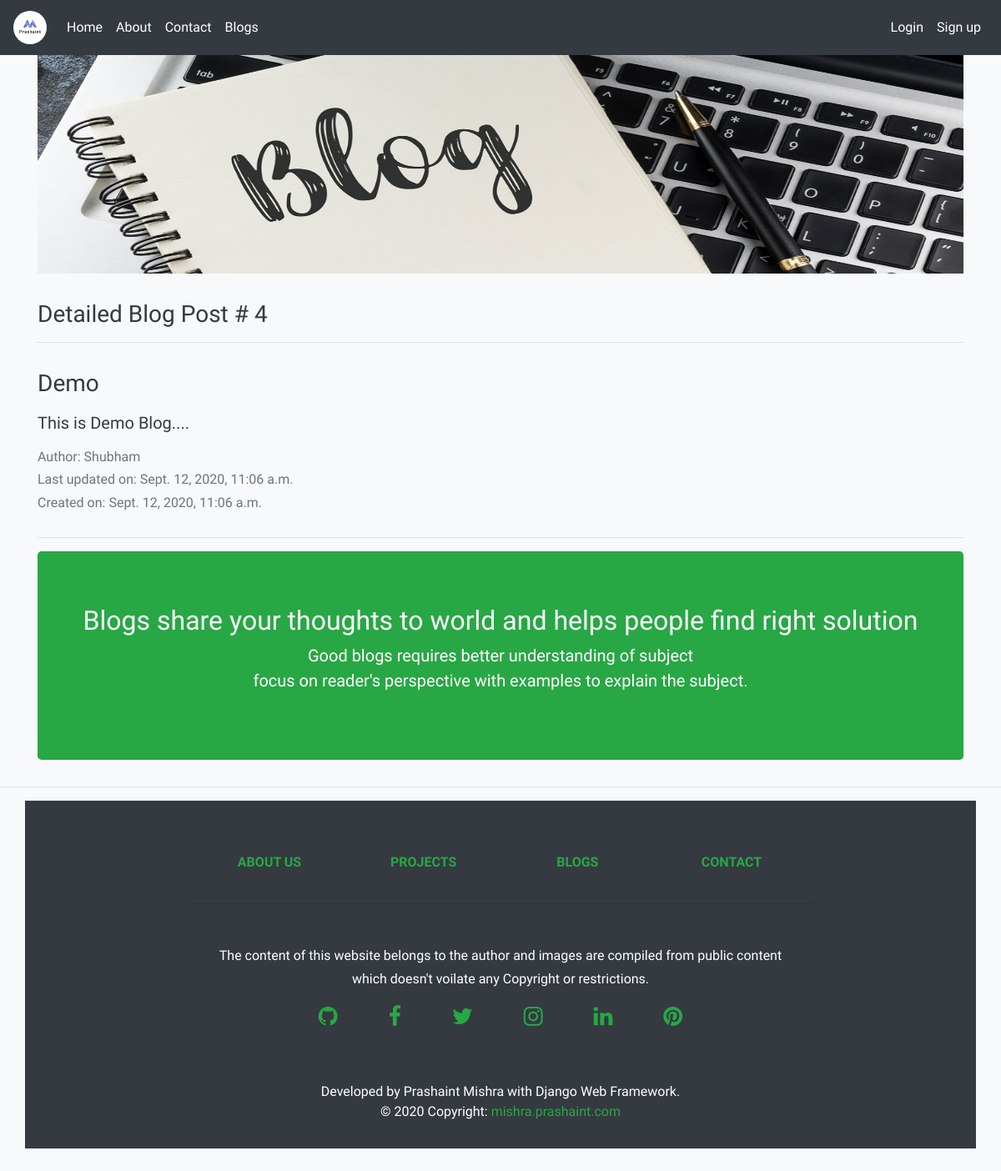
Screenshot of /blogs/4/ with the database file from the repository.
### blogs/models.py (models this page shows, shortened)
class BlogPost(models.Model):
    title = models.CharField(max_length=200, unique=True)
    author = models.ForeignKey(User, on_delete=models.CASCADE, related_name='blog_author')
    updated_on = models.DateTimeField(auto_now=True)
    content = models.TextField()
    created_on = models.DateTimeField(auto_now_add=True)
    status = models.IntegerField(choices=STATUS, default=0)
    class Meta:
        ordering = ['-created_on']

### blogs/views.py (the view)
# urls.py: path('<int:blog_id>/', views.details, name='details'),
def details(request, blog_id):
	blog = get_object_or_404(BlogPost, pk=blog_id)
	return render(request, 'blogs/details.html', {'blog':blog})

### blogs/templates/blogs/details.html
{% extends 'blogs/base.html' %}
{% block content %}
{% load static %}
  <div class="container marketing">
  <h3>Detailed Blog Post # {{ blog.id }}</h3>
    <hr class="featurette-divider">
    <div class="row featurette">
      <div class="col-md-7">
        <p><h3>{{ blog.title }}</h3></p>
        <p class="lead">{{ blog.content }}</p>
        <p class="lead">
          <h6><span class="text-muted">Author: {{ blog.author }}</span></h6>
          <h6><span class="text-muted">Last updated on: {{ blog.updated_on }}</span></h6>
          <h6><span class="text-muted">Created on: {{ blog.created_on }}</span></h6>
        </p>
      </div>
    </div>
    <hr class="featurette-divider">
  </div>
  <div class="container text-center">
    <div class="jumbotron bg-success text-white">
      <div class="container text-center">
        <h2 class="display-5">Blogs share your thoughts to world and helps people find right solution</h2>
        <p class="lead">Good blogs requires better understanding of subject<br>focus on reader's perspective with examples to explain the subject.  </p>
      </div>
    </div>
  </div>
  <hr class="featurette-divider">
{% endblock %}

### portfolio/static/custom.css (style rules this page uses)
body { background: #f0e9e9; background-color: blanchedalmond; font-family: 'Varela Round', sans-serif; }

### portfolio/static/carousel.css (style rules this page uses)
body { padding-top: 3rem; padding-bottom: 3rem; color: #f3dede; }
.featurette-divider { margin: rem 0; }

### rows the page displays
BlogPost: id "4", title "Demo", content "This is Demo Blog....", author "Shubham", updated_on "Sept. 12, 2020, 11:06 a.m.", created_on "Sept. 12, 2020, 11:06 a.m."
